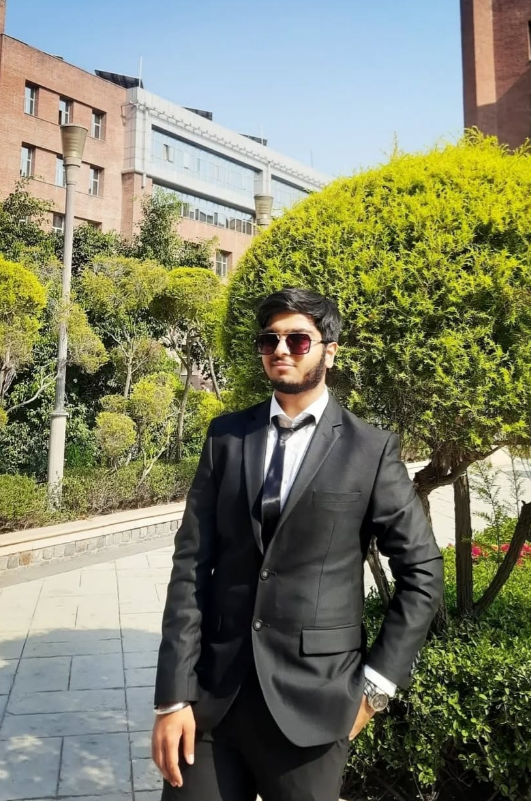
#> input picture Images/Input.png, 531 x 801 px
$ python -i Img_Poision.py   (imports and definitions only)
#> lines starting #> are read from the running program, lines starting #| are printed output that depends on the picture
#> further down, picture is the input picture: shape (801, 531, 3); mean B, G, R 105.2, 128.4, 125.7
import cv2
import numpy as np
from PIL import Image, ImageDraw, ImageFont
import piexif
import random

# ✅ Adversarial noise for image protection (Inspired by Glaze)
# [4 lines left out: function apply_adversarial_noise, not called in this run]

# ✅ Subtle color-space perturbation for AI resistance (Inspired by Nightshade)
def apply_color_perturbation(image, noise_level="Min"):
#> called with noise_level = 'Min'
    intensity = (-2, 2) if noise_level == "Min" else (-5, 5)
    lab = cv2.cvtColor(image, cv2.COLOR_BGR2LAB)
#> lab: shape (801, 531, 3); mean of channels 0, 1, 2 132, 124.2, 139.7
    l, a, b = cv2.split(lab)
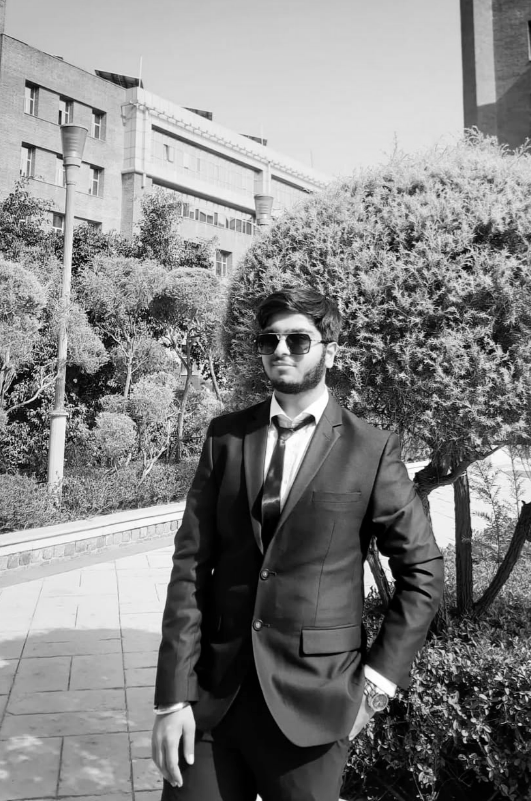
#> l: shape (801, 531); min 0, max 255, mean 132
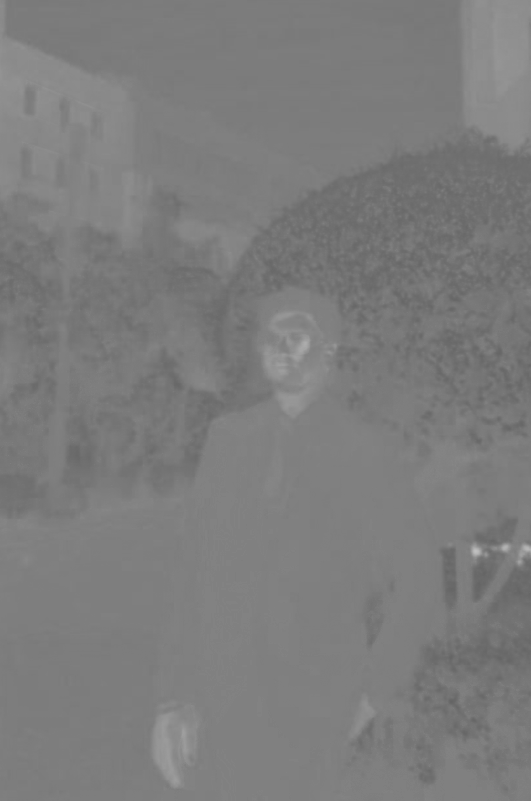
#> a: shape (801, 531); min 100, max 192, mean 124.2
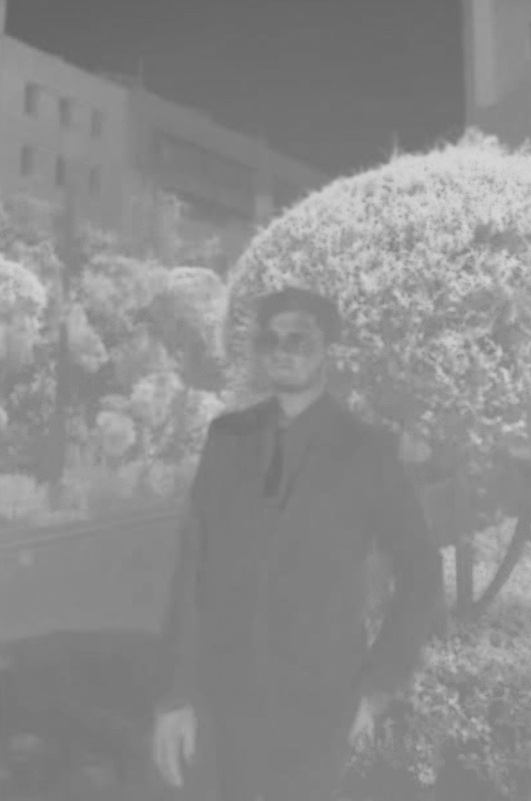
#> b: shape (801, 531); min 100, max 214, mean 139.7
    a = np.clip(a + np.random.randint(*intensity, a.shape), 0, 255)
    b = np.clip(b + np.random.randint(*intensity, b.shape), 0, 255)
    return cv2.cvtColor(cv2.merge([l, a.astype(np.uint8), b.astype(np.uint8)]), cv2.COLOR_LAB2BGR)

# ✅ Visible watermark for protection
# [57 lines left out: functions apply_watermark, apply_invisible_watermark, apply_edge_distortion, apply_metadata_poisoning, not called in this run]

# ✅ Main execution
# [27 lines not run here, left out]

>>> import cv2
>>> picture = cv2.imread('Images/Input.png')
>>> result = apply_color_perturbation(picture)
